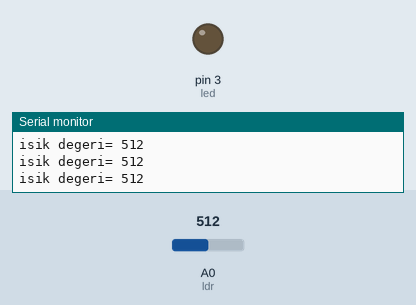
Simulated run of this sketch. Board: Arduino Uno, built with avr-gcc and run on an emulated ATmega328P. Shown: output pins drawn as LEDs (lit = HIGH), the last lines printed to the serial monitor. The inputs (shaded band) are chosen by the test bench; at power-on: A0 (ldr) = 512.

Above: at 1.2 s.
1.3 s: A0 (ldr) set to 264
2.8 s: A0 (ldr) set to 238
At 3.6 s:
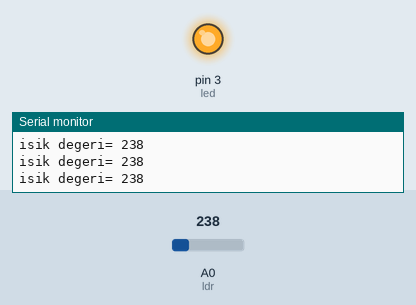
4.3 s: A0 (ldr) set to 260
At 4.6 s:
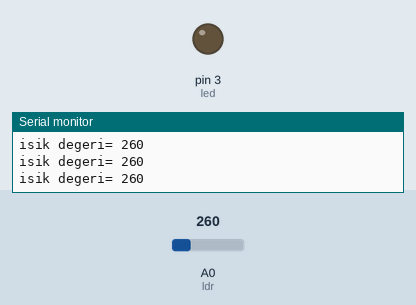
5.8 s: A0 (ldr) set to 240
At 6.9 s:
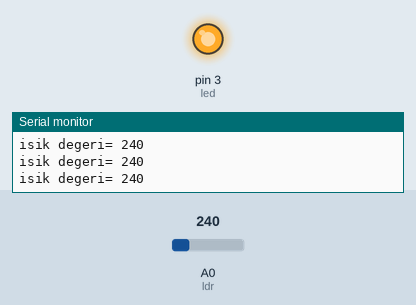
Timing chart, 0 to 8.8 s (numbered marks = the images above; inputs shaded):
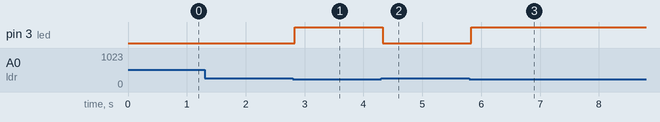

The sketch:

karanlikta_yanan_led.ino
```cpp
#define led 3
#define ldr A0
int isik_degeri=0;
void setup(){
  pinMode(led,OUTPUT);
  Serial.begin(9600);
}
void loop(){
  isik_degeri=analogRead(ldr);
  Serial.print("isik degeri= ");
  Serial.println(isik_degeri);
  if(isik_degeri<250)
    digitalWrite(led,HIGH);
  else
    digitalWrite(led,LOW);
}
```

Measured:
- the behaviour switches between 250 and 249 on A0 (ldr) (found by bisection; images 0 and 1)
- after the input at 2.8 s, pin 3 (led): LOW → HIGH at once
- after the input at 4.3 s, pin 3 (led): HIGH → LOW at once
- after the input at 5.8 s, pin 3 (led): LOW → HIGH at once
